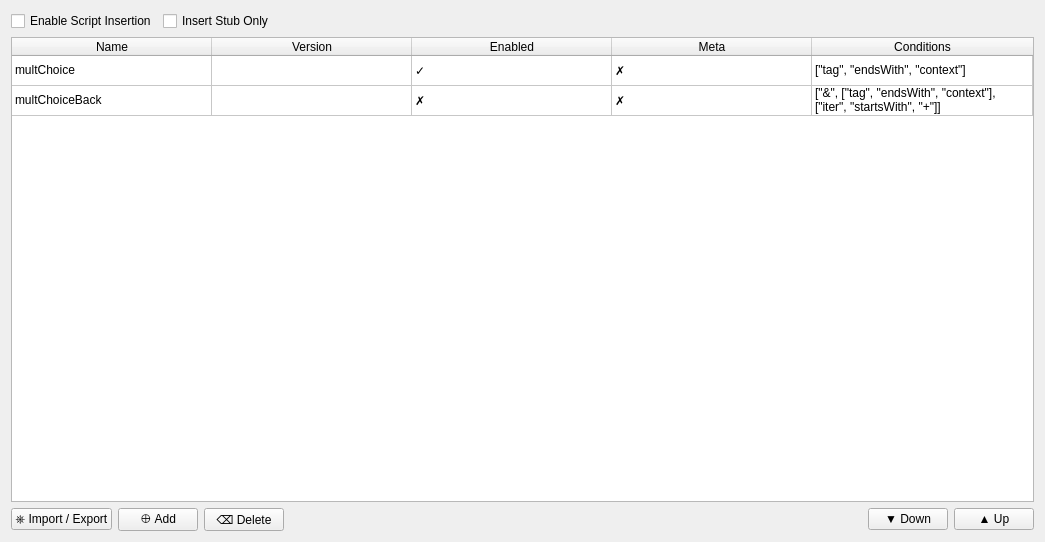
<?xml version="1.0" encoding="UTF-8"?>
<ui version="4.0">
 <class>SMScriptTab</class>
 <widget class="QWidget" name="SMScriptTab">
  <property name="geometry">
   <rect>
    <x>0</x>
    <y>0</y>
    <width>1045</width>
    <height>542</height>
   </rect>
  </property>
  <property name="windowTitle">
   <string>Form</string>
  </property>
  <layout class="QGridLayout" name="gridLayout">
   <item row="9" column="0">
    <widget class="QPushButton" name="importButton">
     <property name="text">
      <string>⎈ Import / Export</string>
     </property>
    </widget>
   </item>
   <item row="8" column="0" colspan="6">
    <widget class="QTableWidget" name="scriptsTable">
     <property name="editTriggers">
      <set>QAbstractItemView::NoEditTriggers</set>
     </property>
     <property name="dragEnabled">
      <bool>false</bool>
     </property>
     <property name="dragDropOverwriteMode">
      <bool>false</bool>
     </property>
     <property name="alternatingRowColors">
      <bool>false</bool>
     </property>
     <property name="selectionMode">
      <enum>QAbstractItemView::SingleSelection</enum>
     </property>
     <property name="selectionBehavior">
      <enum>QAbstractItemView::SelectRows</enum>
     </property>
     <property name="showGrid">
      <bool>true</bool>
     </property>
     <property name="gridStyle">
      <enum>Qt::SolidLine</enum>
     </property>
     <property name="sortingEnabled">
      <bool>false</bool>
     </property>
     <property name="cornerButtonEnabled">
      <bool>false</bool>
     </property>
     <attribute name="horizontalHeaderCascadingSectionResizes">
      <bool>false</bool>
     </attribute>
     <attribute name="horizontalHeaderDefaultSectionSize">
      <number>200</number>
     </attribute>
     <attribute name="horizontalHeaderStretchLastSection">
      <bool>true</bool>
     </attribute>
     <attribute name="verticalHeaderVisible">
      <bool>false</bool>
     </attribute>
     <attribute name="verticalHeaderCascadingSectionResizes">
      <bool>true</bool>
     </attribute>
     <attribute name="verticalHeaderHighlightSections">
      <bool>true</bool>
     </attribute>
     <attribute name="verticalHeaderShowSortIndicator" stdset="0">
      <bool>false</bool>
     </attribute>
     <row>
      <property name="text">
       <string>Script 1</string>
      </property>
     </row>
     <row>
      <property name="text">
       <string>Script 2</string>
      </property>
     </row>
     <column>
      <property name="text">
       <string>Name</string>
      </property>
     </column>
     <column>
      <property name="text">
       <string>Version</string>
      </property>
     </column>
     <column>
      <property name="text">
       <string>Enabled</string>
      </property>
     </column>
     <column>
      <property name="text">
       <string>Meta</string>
      </property>
     </column>
     <column>
      <property name="text">
       <string>Conditions</string>
      </property>
     </column>
     <item row="0" column="0">
      <property name="text">
       <string>multChoice</string>
      </property>
     </item>
     <item row="0" column="2">
      <property name="text">
       <string>✓</string>
      </property>
     </item>
     <item row="0" column="3">
      <property name="text">
       <string>✗</string>
      </property>
     </item>
     <item row="0" column="4">
      <property name="text">
       <string>[&quot;tag&quot;, &quot;endsWith&quot;, &quot;context&quot;]</string>
      </property>
     </item>
     <item row="1" column="0">
      <property name="text">
       <string>multChoiceBack</string>
      </property>
     </item>
     <item row="1" column="2">
      <property name="text">
       <string>✗</string>
      </property>
     </item>
     <item row="1" column="3">
      <property name="text">
       <string>✗</string>
      </property>
     </item>
     <item row="1" column="4">
      <property name="text">
       <string>[&quot;&amp;&quot;, [&quot;tag&quot;, &quot;endsWith&quot;, &quot;context&quot;], [&quot;iter&quot;, &quot;startsWith&quot;, &quot;+&quot;]]</string>
      </property>
     </item>
    </widget>
   </item>
   <item row="9" column="1">
    <widget class="QPushButton" name="addPushButton">
     <property name="text">
      <string>⊕ Add</string>
     </property>
    </widget>
   </item>
   <item row="9" column="5">
    <widget class="QPushButton" name="upPushButton">
     <property name="text">
      <string>▲ Up</string>
     </property>
    </widget>
   </item>
   <item row="9" column="3">
    <spacer name="horizontalSpacer">
     <property name="orientation">
      <enum>Qt::Horizontal</enum>
     </property>
     <property name="sizeHint" stdset="0">
      <size>
       <width>40</width>
       <height>20</height>
      </size>
     </property>
    </spacer>
   </item>
   <item row="9" column="4">
    <widget class="QPushButton" name="downPushButton">
     <property name="text">
      <string>▼ Down</string>
     </property>
    </widget>
   </item>
   <item row="9" column="2">
    <widget class="QPushButton" name="deletePushButton">
     <property name="text">
      <string>⌫ Delete</string>
     </property>
    </widget>
   </item>
   <item row="4" column="0" rowspan="4" colspan="6">
    <layout class="QHBoxLayout" name="horizontalLayout">
     <item>
      <widget class="QCheckBox" name="enableCheckBox">
       <property name="text">
        <string>Enable Script Insertion</string>
       </property>
      </widget>
     </item>
     <item>
      <widget class="QCheckBox" name="insertStubCheckBox">
       <property name="text">
        <string>Insert Stub Only</string>
       </property>
      </widget>
     </item>
     <item>
      <spacer name="horizontalSpacer_inHl">
       <property name="orientation">
        <enum>Qt::Horizontal</enum>
       </property>
       <property name="sizeHint" stdset="0">
        <size>
         <width>40</width>
         <height>20</height>
        </size>
       </property>
      </spacer>
     </item>
    </layout>
   </item>
  </layout>
 </widget>
 <resources/>
 <connections>
  <connection>
   <sender>scriptsTable</sender>
   <signal>cellActivated(int,int)</signal>
   <receiver>deletePushButton</receiver>
   <slot>toggle()</slot>
   <hints>
    <hint type="sourcelabel">
     <x>450</x>
     <y>108</y>
    </hint>
    <hint type="destinationlabel">
     <x>171</x>
     <y>230</y>
    </hint>
   </hints>
  </connection>
 </connections>
</ui>
